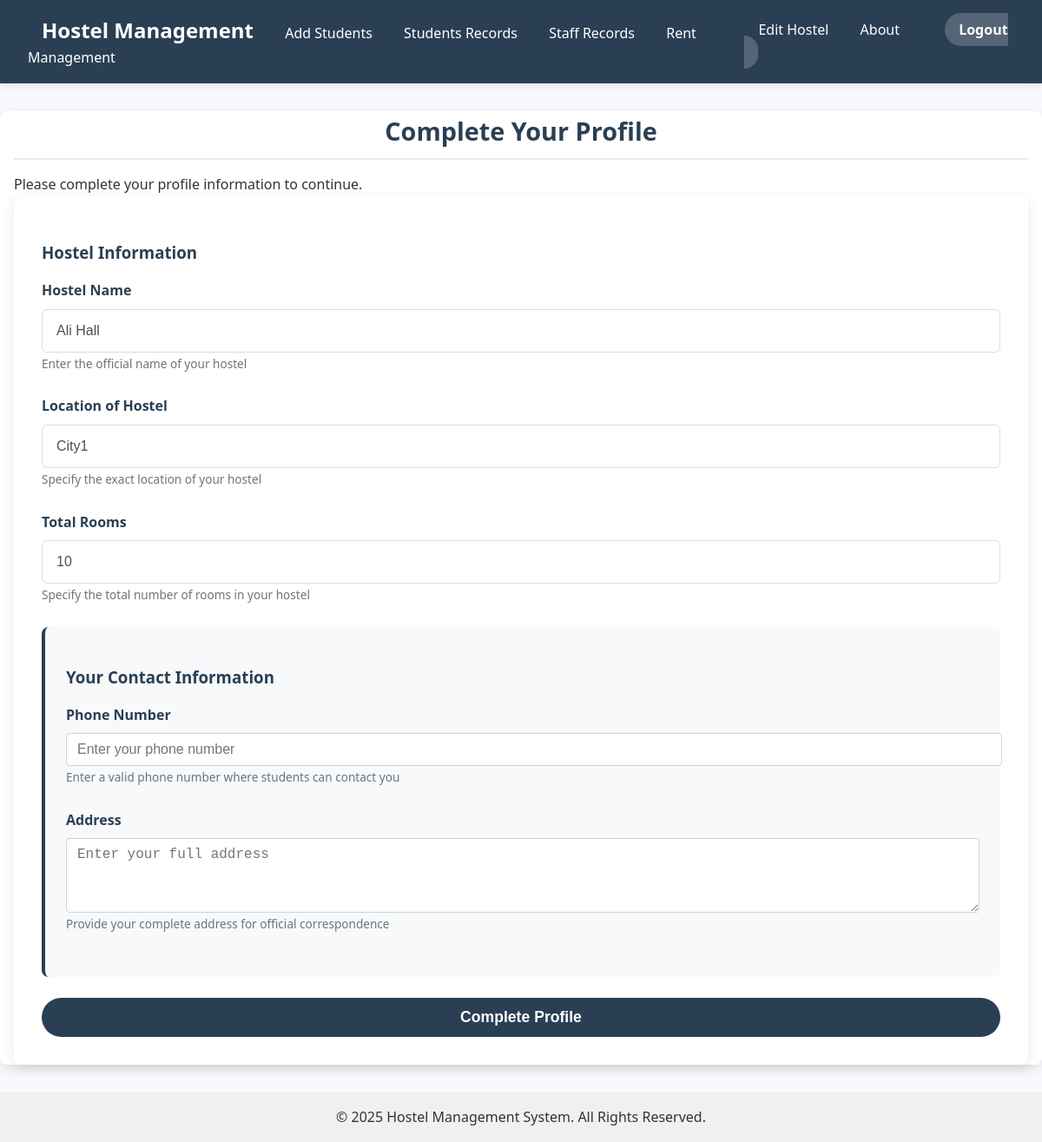
Page /edit-hostel/13/ (signed in) on the earlier database version.
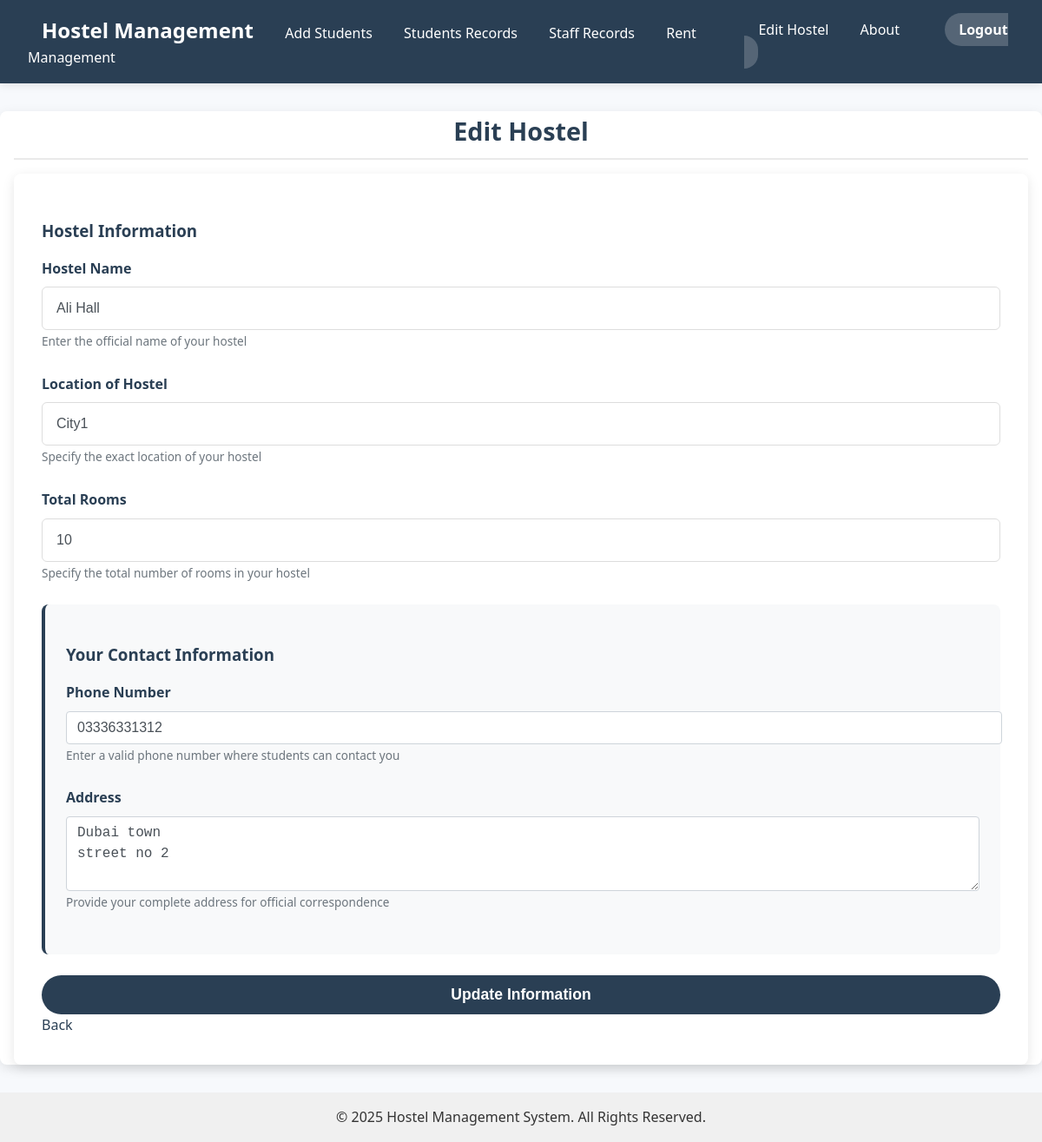
Same page on the later database version.
### members/models.py (models this page shows, shortened)
class HostelOwner(AbstractUser):
    name = models.CharField(max_length=100, blank=True)
    phone_number = models.CharField(max_length=15)
    address = models.TextField()
    is_active = models.BooleanField(default=True)
    created_at = models.DateTimeField(auto_now_add=True)
    updated_at = models.DateTimeField(auto_now=True)
    groups = models.ManyToManyField(
        Group,
        related_name='hostelowner_set',
        blank=True,
        help_text='The groups this user belongs to.',
        verbose_name='groups',
    )
    user_permissions = models.ManyToManyField(
        Permission,
        related_name='hostelowner_set',
        blank=True,
        help_text='Specific permissions for this user.',
        verbose_name='user permissions',
    )

### members/views.py (the view, shortened to what this page needs)
# urls.py: path('edit-hostel/<int:hostel_id>/', edit_hostel_user, name='edit_hostel_user'),
@login_required
def edit_hostel_user(request, hostel_id=None):
    if hostel_id:
        hostel = get_object_or_404(Hostel, id=hostel_id, owner=request.user)
    else:
        hostels = Hostel.objects.filter(owner=request.user).order_by('id')
        if not hostels.exists():
            messages.error(request, "You don't have any hostels to edit.")
            return redirect('create_hostel')
        hostel = hostels.first()
    user_profile_complete = bool(request.user.phone_number and request.user.address)
    return render(request, 'edit_hostel_user.html', {
        'hostel': hostel,
        'user_profile_complete': user_profile_complete
    })

### members/templates/edit_hostel_user.html (shortened to what this page needs)
{% extends 'base.html' %}
{% block content %}
<h2>{% if user_profile_complete %}Edit Hostel{% else %}Complete Your Profile{% endif %}</h2>
{% if not user_profile_complete %}
<div class="alert alert-info">
    Please complete your profile information to continue.
</div>
{% endif %}
<form method="POST" action="{% url 'edit_hostel_user' hostel.id %}">
    <div class="section-container">
        <h3>Hostel Information</h3>
        <div class="form-group">
            <label for="hostelName">Hostel Name</label>
            <input type="text" id="hostelName" name="name" value="{{ hostel.name }}" placeholder="Enter hostel name" required class="form-control">
            <small class="form-text">Enter the official name of your hostel</small>
        </div>
        <div class="form-group">
            <label for="hostelLocation">Location of Hostel</label>
            <input type="text" id="hostelLocation" name="location" value="{{hostel.location}}" placeholder="Enter hostel location" required class="form-control">
            <small class="form-text">Specify the exact location of your hostel</small>
        </div>
        <div class="form-group">
            <label for="totalRooms">Total Rooms</label>
            <input type="number" id="totalRooms" name="total_rooms" min="1" value="{{ hostel.total_rooms }}" placeholder="Enter total number of rooms" required class="form-control">
            <small class="form-text">Specify the total number of rooms in your hostel</small>
        </div>
    </div>
    <div class="section-container contact-info">
        <h3>Your Contact Information</h3>
        <div class="form-group">
            <label for="phoneNumber">Phone Number</label>
            <input type="tel" id="phoneNumber" name="phone_number" value="{{ request.user.phone_number }}" placeholder="Enter your phone number" required class="form-control">
            <small class="form-text">Enter a valid phone number where students can contact you</small>
        </div>
        <div class="form-group">
            <label for="address">Address</label>
            <textarea id="address" name="address" rows="3" placeholder="Enter your full address" required class="form-control">{{ request.user.address }}</textarea>
            <small class="form-text">Provide your complete address for official correspondence</small>
        </div>
    </div>
    <button type="submit" class="btn">{% if user_profile_complete %}Update Information{% else %}Complete Profile{% endif %}</button>
    {% if user_profile_complete %}
    <a href="{% url 'list_hostels_user' %}" class="btn btn-secondary">Back</a>
    {% endif %}
</form>
{% endblock %}

Differences in the rows shown:
now on this page (row edited): HostelOwner: phone_number "03336331312", address "Dubai town street no 2"
Other differences:
text no longer shown: "Complete Your Profile Please complete your profile information to continue. Complete Profile"
text now shown: "Edit Hostel Update Information Back"
